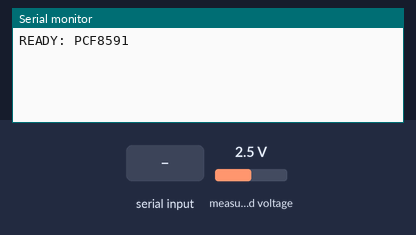
A sketch run on a simulated Arduino Uno, built with avr-gcc and run on an emulated ATmega328P. On the bench: the last lines printed to the serial monitor. Wiring (inferred from the names in the program): PCF8591 converter at I2C address 0x48. The inputs (shaded band) are chosen by the test bench; at power-on: measured voltage 2.5 V.

Above: at 1.2 s.
1.3 s: "90,45\n" received over Serial
At 2.2 s:
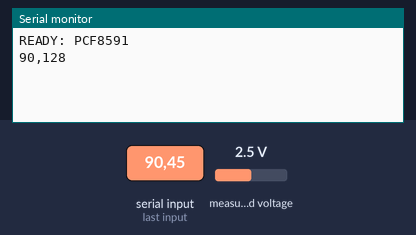
2.8 s: "30,150\n" received over Serial
At 3.4 s:
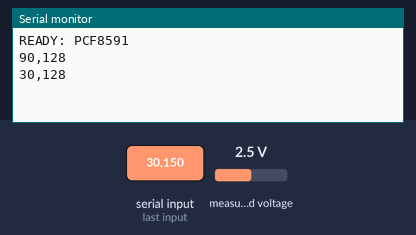

The sketch:

MECL_Arduino_Code.ino
```cpp
/* MASTER FIRMWARE: PCF8591 SINGLE CHIP */
#include <Wire.h>

#define PCF_ADDR 0x48

void setup() {
  Serial.begin(115200); // Fast Serial
  Wire.begin();
  Wire.setClock(400000); // Fast I2C

  Serial.println("READY: PCF8591");
}

void loop() {
  if (Serial.available() > 0) {
    // 1. Receive Value from PC
    String str = Serial.readStringUntil('\n');
    int val = str.toInt();
    if (val > 255) val = 255;

    // 2. WRITE to DAC (Pin 15)
    Wire.beginTransmission(PCF_ADDR);
    // Control Byte 0x40: Enable Analog Output
    Wire.write(0x40);
    Wire.write(val);  // Send value
    Wire.endTransmission();

    // 3. READ from ADC (Pin 1)
    // We send Control Byte 0x40 AGAIN to keep DAC ON while reading Ch0
    Wire.beginTransmission(PCF_ADDR);
    Wire.write(0x40);
    Wire.endTransmission();

    // Request Data
    Wire.requestFrom(PCF_ADDR, 2);
    Wire.read();             // Dummy read (old data)
    int captured = Wire.read(); // New valid data

    // 4. Send Back
    Serial.print(val);
    Serial.print(",");
    Serial.println(captured);
  }
}
```

Measured:
- after the input at 1.3 s, the serial monitor: prints a new line at once (image 1)
- after the input at 2.8 s, the serial monitor: prints a new line at once (image 2)
